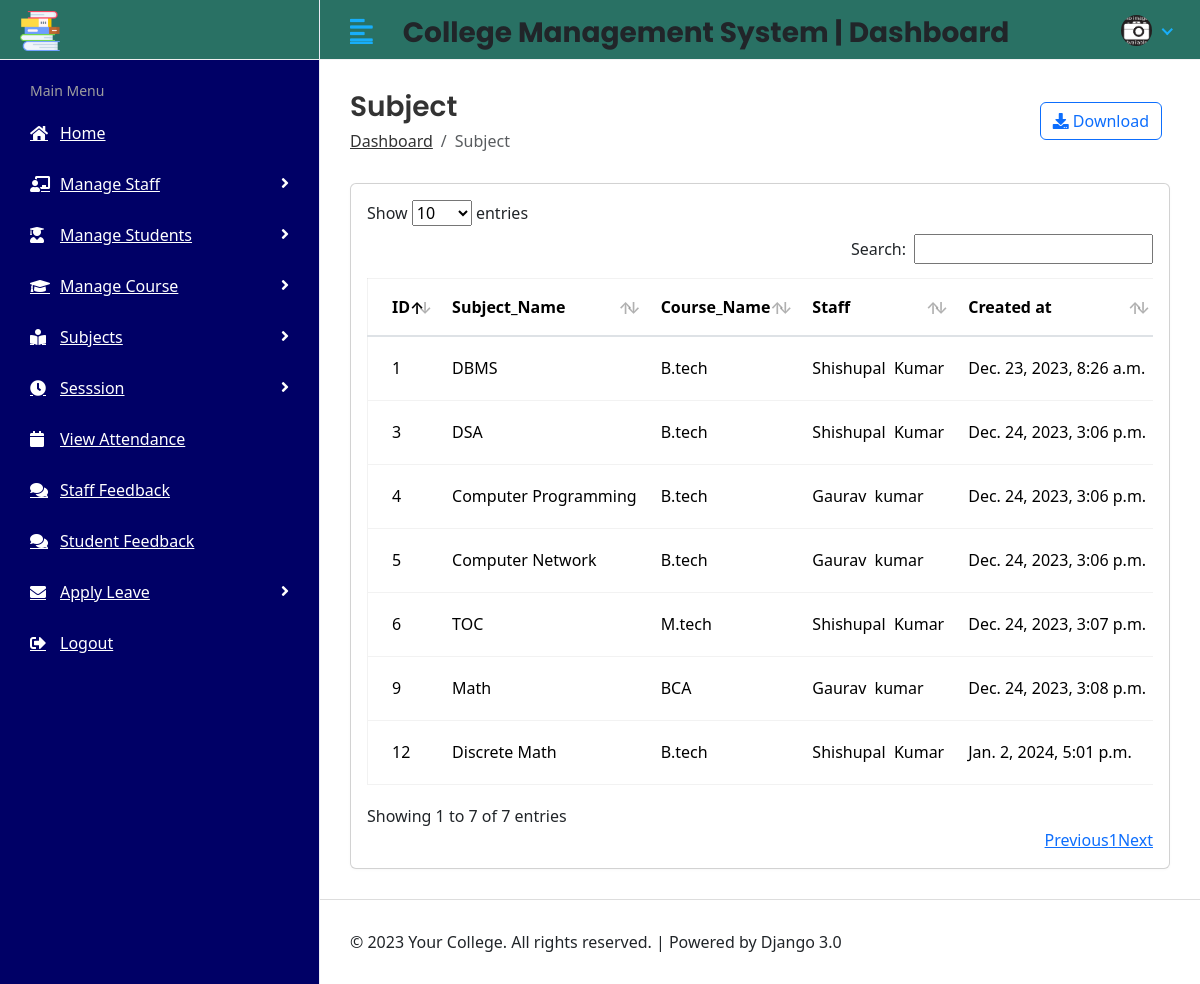
The app's page /hod_home/view_subject/ (signed in) with its own data.
### student_management_app/models.py (models this page shows, shortened)
class Subject_model(models.Model):
    subject_name = models.CharField(max_length = 50)
    course = models.ForeignKey(Courses,on_delete = models.CASCADE,default=1)
    staff = models.ForeignKey(Staff_model,on_delete =models.CASCADE )
    created_at = models.DateTimeField(auto_now_add = True)
    updated_at = models.DateTimeField(auto_now = True)

class Courses(models.Model):
    course_name = models.CharField(max_length = 50)
    created_at = models.DateTimeField(auto_now_add = True)
    updated_at = models.DateTimeField(auto_now = True)
    def __str__(self):
        return self.course_name

class Staff_model(models.Model):
    id = models.AutoField(primary_key=True)
    admin = models.OneToOneField(CustomUser,on_delete = models.CASCADE)
    Address = models.TextField()
    gender =  models.CharField(max_length = 50)
    created_at = models.DateTimeField(auto_now_add = True)
    updated_at = models.DateTimeField(auto_now = True)

class CustomUser(AbstractUser):
    User = (
        (1,"HOD"),
        (2,"STAFF"),
        (3,"STUDENT")
    )
    user_type = models.CharField(choices = User ,max_length = 50,default =1)
    profile_pic = models.ImageField(upload_to ='media/profile_pic')

### student_management/Hod_views.py (the view)
# urls.py: path('hod_home/view_subject/', Hod_views.view_subject, name='View_Subject'),
@login_required(login_url='/')
def view_subject(request):
     subject = Subject_model.objects.all()
     context = {
          "subject" : subject
     }
     return render(request,"Hod_module/view_subject.html",context)

### templates/Hod_module/view_subject.html (shortened to what this page needs)
{% extends 'base.html' %}
{% block content %}
<div class="content container-fluid">
    <div class="page-header">
       <div class="row align-items-center">
          <div class="col">
             <h3 class="page-title">Subject</h3>
             <ul class="breadcrumb">
                <li class="breadcrumb-item"><a href="{% url 'hod_home'  %}">Dashboard</a></li>
                <li class="breadcrumb-item active">Subject</li>
             </ul>
          </div>
          <div class="col-auto text-right float-right ml-auto">
             <a href="#" class="btn btn-outline-primary mr-2"><i class="fas fa-download"></i> Download</a>
          </div>
       </div>
    </div>
    <div class="row">
       <div class="col-sm-12">
          <div class="card card-table">
             <div class="card-body">
                <div class="table-responsive">
                   <table  id="table_id" class="table table-hover table-center mb-0">
                      <thead>
                         <tr>
                            <th>ID</th>
                            <th>Subject_Name</th>
                            <th>Course_Name</th>
                            <th>Staff</th>
                            <th>Created at</th>
                         </tr>
                      </thead>
                      <tbody>
                        {% for std in subject %}
                         <tr>
                            <td>{{std.id}}</td>
                            <td>{{std.subject_name}}</td>
                            <td>{{std.course}}</td>
                            <td>{{std.staff.admin.first_name}}&nbsp; {{std.staff.admin.last_name}}</td>
                            <td>{{std.created_at}}</td>
                         </tr>
                         {% endfor %}
                      </tbody>
                   </table>
                </div>
             </div>
          </div>
       </div>
    </div>
 </div>
{% endblock %}

### static/assets/css/style.css (style rules this page uses)
html { height: 100%; }
body { background-color: #fff; color: #ffffff; font-family: 'Poppins', sans-serif; font-size: 1rem; height: 100%; line-height: 1.5; overflow-x: hidden; }
h1, h2, h3, h4, h5, h6 { font-family: 'Poppins', sans-serif; margin-top: 0; }
a { color: #009ce7; }
input, button, a { transition: all 0.4s ease; -moz-transition: all 0.4s ease; -o-transition: all 0.4s ease; -ms-transition: all 0.4s ease; -webkit-transition: all 0.4s ease; }
ul, ol { padding: 0px; list-style: none; }
.table { color: #333; max-width: 100%; margin-bottom: 0; width: 100%; }
.table.dataTable { border-collapse: collapse !important; border: 1px solid rgba(0, 0, 0, 0.05); }
.table thead tr th { font-weight: 600; }
.table tbody tr { border-bottom: 1px solid rgba(0, 0, 0, 0.05); }
.table.table-center td, .table.table-center th { vertical-align: middle; }
.card-table .card-body .table > thead > tr > th { border-top: 0; }
.card-table .card-body .table tr td:first-child, .card-table .card-body .table tr th:first-child { padding-left: 1.5rem; }
.card-table .table td, .card-table .table th { border-top: 1px solid #e2e5e8; padding: 1rem 0.75rem; white-space: nowrap; }
.btn-outline-primary { color: #FFBC53; border-color: #FFBC53; }
.card { border: 1px solid #ececf5; box-shadow: 0 1px 3px 0 rgba(0, 0, 0, 0.03); margin-bottom: 1.875rem; }
.card-body { padding: 1.5rem; }
.page-wrapper > .content { padding: 1.875rem 1.875rem 0; }
.page-header { margin-bottom: 1.875rem; }
.page-header .breadcrumb { background-color: transparent; color: #6c757d; font-size: 1rem; font-weight: 500; margin-bottom: 0; padding: 0; }
.page-header .breadcrumb a { color: #333; }
.page-title { font-size: 28px; font-weight: 600; color: #333; margin-bottom: 5px; }

### records on screen
Subject_model: id "1", subject_name "DBMS", course "B.tech", staff.admin.first_name "Shishupal", staff.admin.last_name "Kumar", created_at "Dec. 23, 2023, 8:26 a.m."
Subject_model: id "3", subject_name "DSA", course "B.tech", staff.admin.first_name "Shishupal", staff.admin.last_name "Kumar", created_at "Dec. 24, 2023, 3:06 p.m."
Subject_model: id "4", subject_name "Computer Programming", course "B.tech", staff.admin.first_name "Gaurav", staff.admin.last_name "kumar", created_at "Dec. 24, 2023, 3:06 p.m."
Subject_model: id "5", subject_name "Computer Network", course "B.tech", staff.admin.first_name "Gaurav", staff.admin.last_name "kumar", created_at "Dec. 24, 2023, 3:06 p.m."
Subject_model: id "6", subject_name "TOC", course "M.tech", staff.admin.first_name "Shishupal", staff.admin.last_name "Kumar", created_at "Dec. 24, 2023, 3:07 p.m."
Subject_model: id "9", subject_name "Math", course "BCA", staff.admin.first_name "Gaurav", staff.admin.last_name "kumar", created_at "Dec. 24, 2023, 3:08 p.m."
Subject_model: id "12", subject_name "Discrete Math", course "B.tech", staff.admin.first_name "Shishupal", staff.admin.last_name "Kumar", created_at "Jan. 2, 2024, 5:01 p.m."
